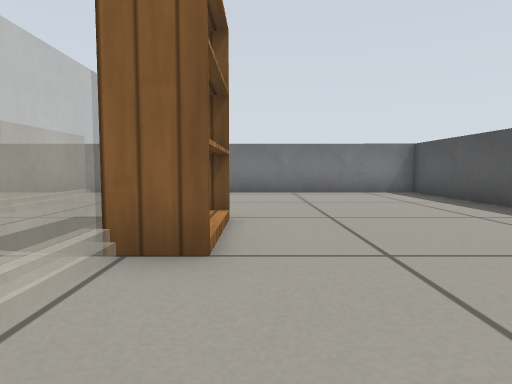
View 1 (above)

19 first-person views from a walk through a robot-simulator world made for Gazebo. The camera is 0.33 m above the floor, tilts 4° down and sees 75° across. The floor is counted in squares, 0.5 m on a side. Each view is taken from the middle of a square. On the plan, view 1 faces up. The plan holds only what a view shows up to about 10 squares ahead; the rest is blank. The robots in the file are not drawn. Gazebo's built-in surfaces are drawn with simple patterns. Simple shapes stand in for some stock models.

View 2
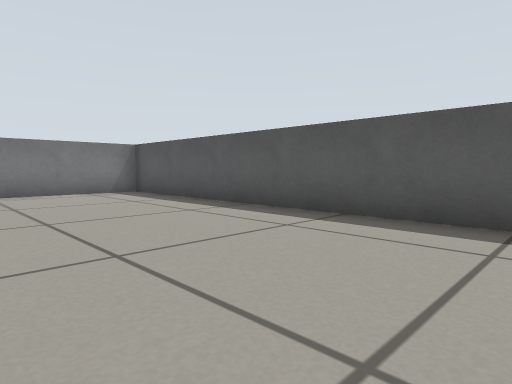

View 3
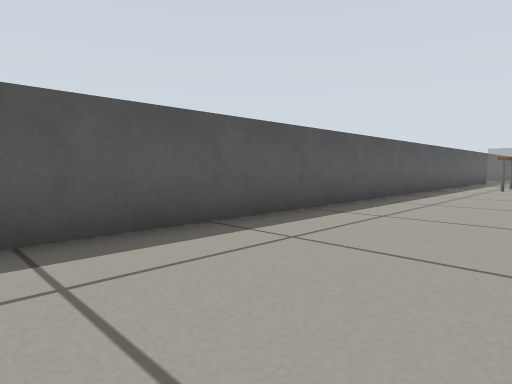

View 4
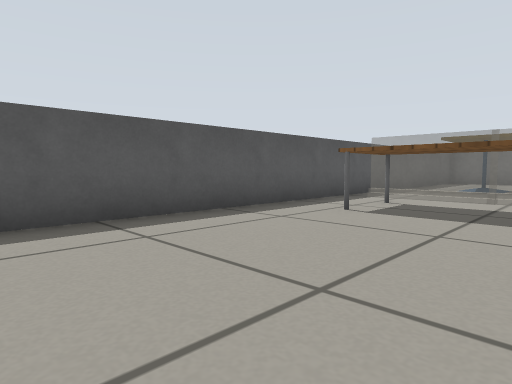

View 5
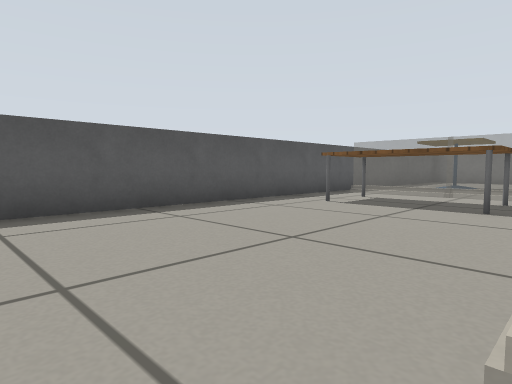

View 6
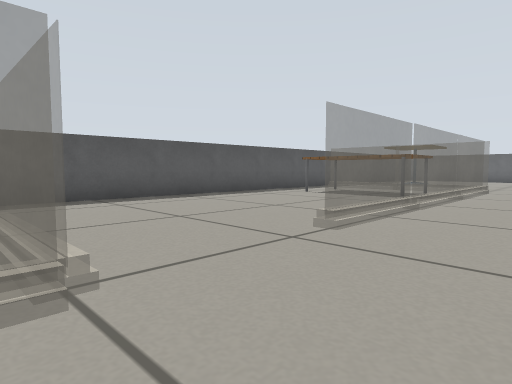

View 7
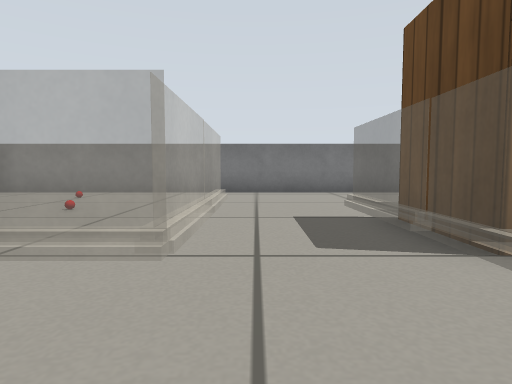

View 8
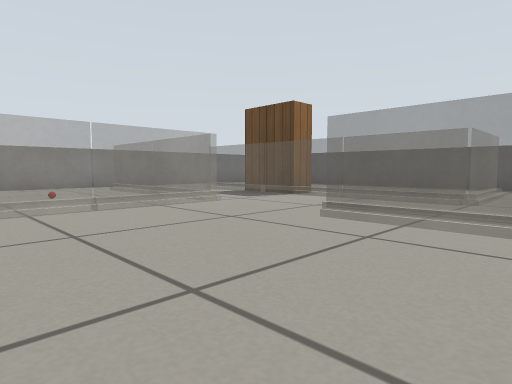

View 9
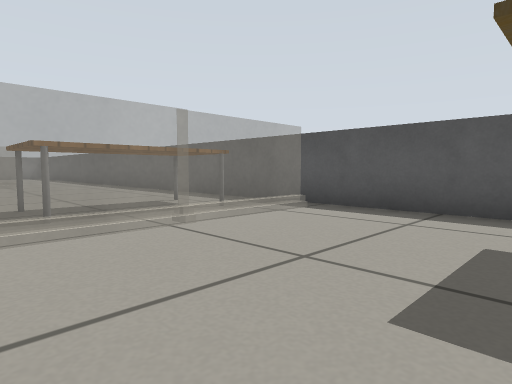

View 10
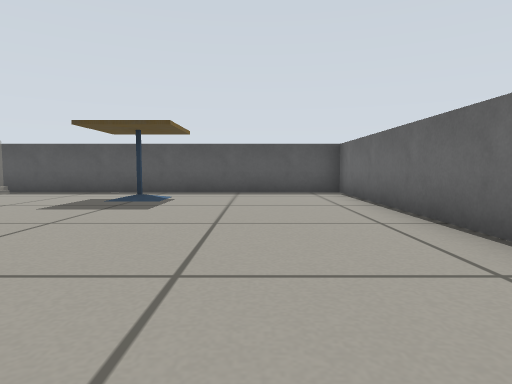

View 11
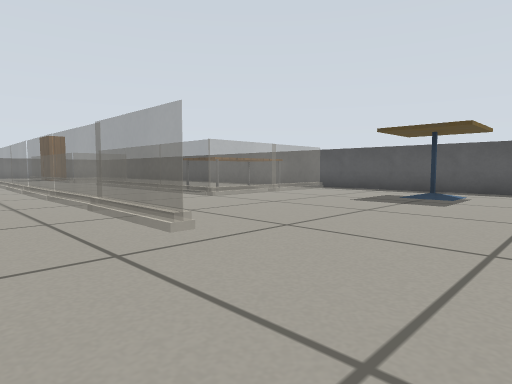

View 12
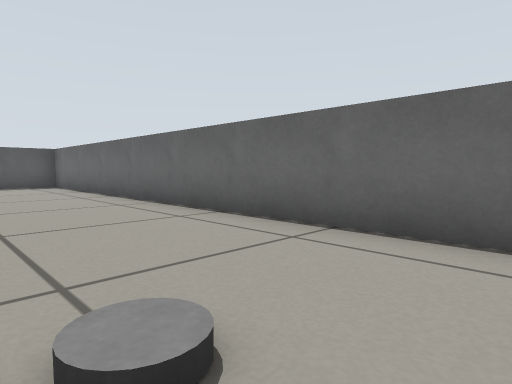

View 13
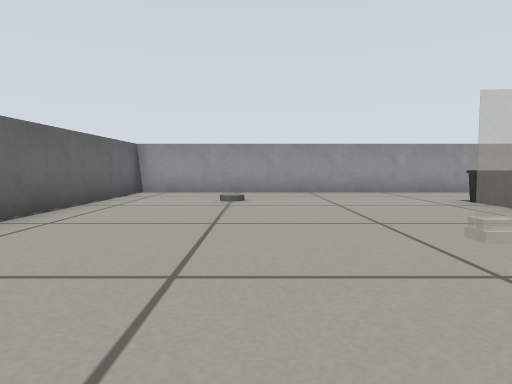

View 14
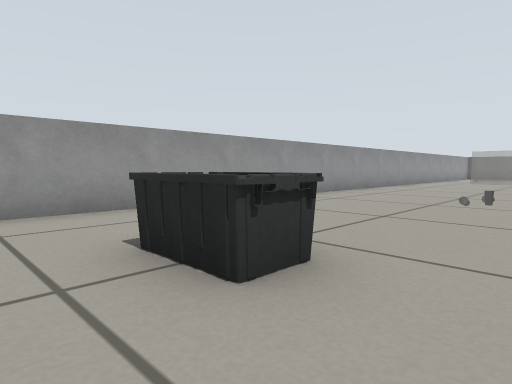

View 15
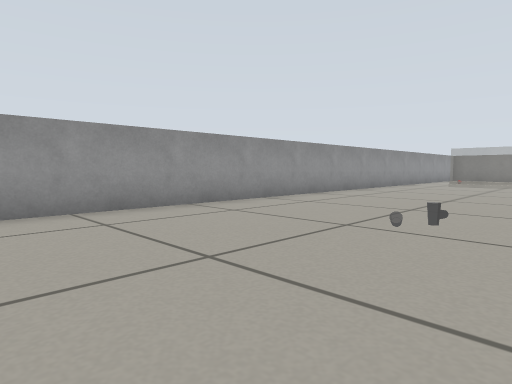

View 16
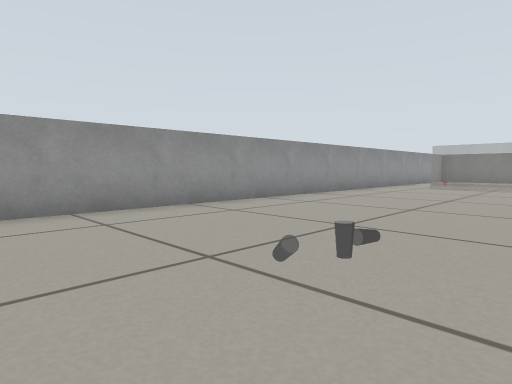

View 17
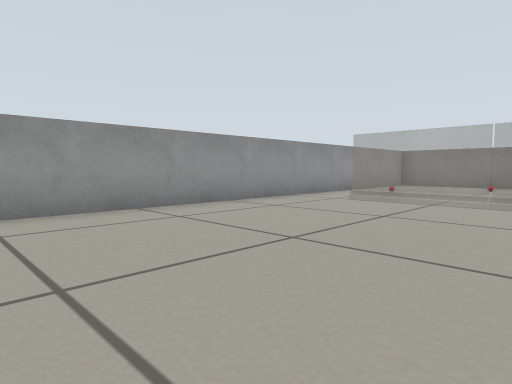

View 18
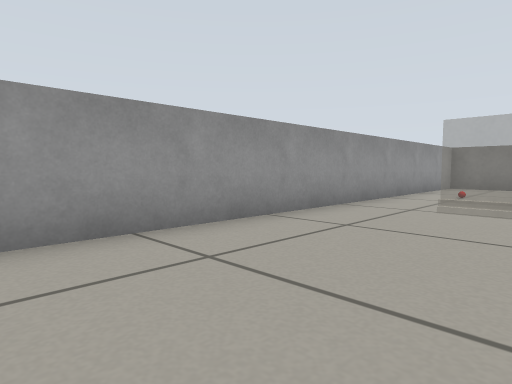

View 19
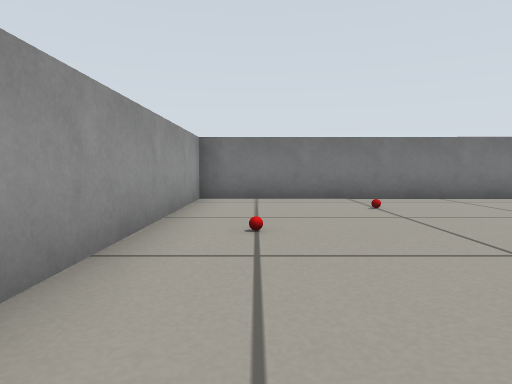

### Floor plan
Points are (right, up) in squares from view 1. A wall is a line through its corners. A room is listed if a view was taken in it or the views show most of it. See-through windows are left out.
Room 1 (views 1, 2, 3, 4, 5, 6)
walls: (4.3, -11.6) (4.4, 9.3) (-3.5, 9.3)
ways out: opening at (-2.5, -11.5) to room 2; opening at (-2.5, -1) to room 2; opening at (-2.5, 2.5) to room 2; opening at (4, -11) to room 2; opening at (-4, 8.5)
objects: bookshelf (-1, 3) to (-1, 4); table (0, -10) to (3, -9)
Room 2 (views 7, 8, 9, 10, 11, 12, 13, 14, 15, 16, 17, 18, 19)
walls: (-10.2, 2.6) (-10.3, -20.3) (4.3, -20.3) (4.3, -11.6)
ways out: opening at (-2.5, -11.5) to room 1; opening at (-2.5, -1) to room 1; opening at (-2.5, 2.5) to room 1; opening at (4, -11) to room 1; opening at (-9.5, 3)
objects: other object (-7, -13) to (-7, -12); cafe table (2, -15)

Positions as (right, up) in squares from view 1, and headings:
1: (0, 0), facing up
2: (0, 0), facing up-right
3: (1, 3), facing down-right
4: (0, -4), facing down-right
5: (-1, -3), facing down-right
6: (-3, -1), facing down-right
7: (-3, 0), facing up
8: (-8, -3), facing up-right
9: (-1, -15), facing up-right
10: (-5, -18), facing right
11: (-6, -18), facing up-right
12: (-9, -17), facing down-right
13: (-1, -17), facing left
14: (-5, -14), facing up-left
15: (-5, -11), facing up-left
16: (-5, -9), facing up-left
17: (-5, -4), facing up-left
18: (-7, -3), facing up-left
19: (-9, 2), facing up
